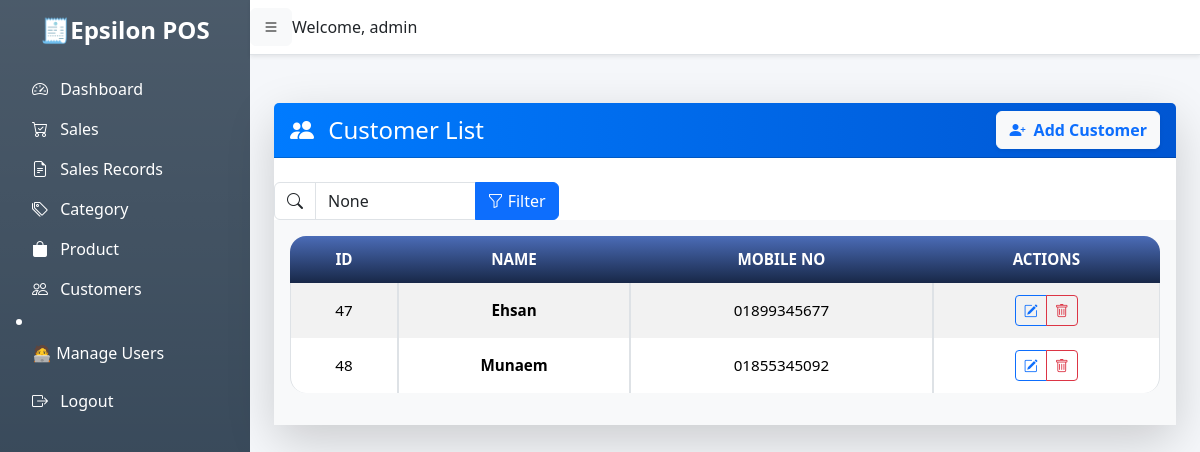
The page /customers/ (signed in) on the database its author committed.
### pos/models.py (models this page shows, shortened)
class Customer(models.Model):
    name = models.CharField(max_length=255)
    mobile_no = models.CharField(max_length=11, unique=True)
    created_at = models.DateTimeField(auto_now_add=True)
    updated_at = models.DateTimeField(auto_now=True)

### pos/views.py (the view)
# urls.py: path('customers/', views.customer_list, name='customer_list'),
@login_required
def customer_list(request):
    query = request.GET.get('q')
    if query:
        customers = Customer.objects.filter(name__icontains=query) | Customer.objects.filter(mobile_no__icontains=query)
    else:
        customers = Customer.objects.all()
    paginator = Paginator(customers, 10)  # 10 per page
    page_number = request.GET.get('page')
    page_obj = paginator.get_page(page_number)
    return render(request, 'pos/customer_list.html', {'page_obj': page_obj, 'query': query})

### pos/templates/pos/customer_list.html (shortened to what this page needs)
{% extends 'pos/base.html' %}
{% load static %}
{% block content %}
<div class="container mt-5">
    <div class="card shadow-lg border-0 rounded-4">
        <div class="card-header bg-gradient-primary text-white d-flex justify-content-between align-items-center flex-wrap">
            <h4 class="mb-0">
                <i class="bi bi-people-fill me-2"></i> Customer List
            </h4>
            <a href="{% url 'customer_add' %}" class="btn btn-light text-primary fw-semibold shadow-sm mt-2 mt-sm-0">
                <i class="bi bi-person-plus-fill me-1"></i> Add Customer
            </a>
        </div>
         <div class="row">
            <div class="col-lg-4">
                <form method="GET" class="mt-4">
                <div class="input-group">
                    <span class="input-group-text bg-white"><i class="bi bi-search"></i></span>
                    <input
                        type="text"
                        name="q"
                        class="form-control"
                        placeholder="Search by name or mobile number..."
                        value="{{ query }}"
                    >
                    <button class="btn btn-primary" type="submit">
                        <i class="bi bi-funnel"></i> Filter
                    </button>
                </div>
            </form>
            </div>
            <div class="col-lg-4"></div>
            <div class="col-lg-4"></div>
         </div>
        <div class="card-body bg-light">
            <div class="table-responsive">
                <table class="table table-striped table-bordered align-middle text-center table-hover table lu-table">
                    <thead class="text-uppercase">
                        <tr>
                            <th>ID</th>
                            <th>Name</th>
                            <th>Mobile No</th>
                            <th>Actions</th>
                        </tr>
                    </thead>
                    <tbody>
                        {% for customer in page_obj %}
                        <tr>
                            <td>{{ customer.id }}</td>
                            <td class="fw-semibold">{{ customer.name }}</td>
                            <td>{{ customer.mobile_no }}</td>
                            <td>
                                <div class="btn-group">
                                    <a href="{% url 'customer_edit' customer.id %}" class="btn btn-sm btn-outline-primary" title="Edit">
                                        <i class="bi bi-pencil-square"></i>
                                    </a>
                                    <a href="{% url 'customer_delete' customer.id %}" class="btn btn-sm btn-outline-danger" title="Delete"
                                       onclick="return confirm('Are you sure you want to delete this customer?');">
                                        <i class="bi bi-trash"></i>
                                    </a>
                                </div>
                            </td>
                        </tr>
                        {% endfor %}
                    </tbody>
                </table>
            </div>
        </div>
    </div>
</div>
{% endblock %}

### pos/templates/pos/base.html (shortened to what this page needs)
{% load static %}
<!DOCTYPE html>
<html lang="en">
<head>
    <link href="https://cdn.jsdelivr.net/npm/bootstrap@5.3.2/dist/css/bootstrap.min.css" rel="stylesheet">
    <link href="https://cdn.jsdelivr.net/npm/bootstrap-icons@1.10.5/font/bootstrap-icons.css" rel="stylesheet">
    <link rel="stylesheet" href="{% static 'css/style.css' %}">
</head>
<body>
<div class="d-flex" id="wrapper">
    <div class="bg-gradient sidebar text-white p-3" id="sidebar-wrapper">
        <div class="sidebar-heading text-center mb-4">
            <h4 class="fw-bold">🧾Epsilon POS</h4>
        </div>
        <div class="list-group list-group-flush">
            <a href="{% url 'index' %}" class="list-group-item list-group-item-action bg-transparent text-white">
                <i class="bi bi-speedometer2 me-2"></i> Dashboard
            </a>
               <a href="{% url 'sales' %}" class="list-group-item list-group-item-action bg-transparent text-white">
                <i class="bi bi-cart-check me-2"></i> Sales
             </a>
            <a href="{% url 'sales_record_list' %}" class="list-group-item list-group-item-action bg-transparent text-white">
                <i class="bi bi-file-earmark-text me-2"></i> Sales Records
             </a>
            <a href="{% url 'category_list' %}" class="list-group-item list-group-item-action bg-transparent text-white">
                <i class="bi bi-tags me-2"></i> Category
            </a>
            <a href="{% url 'product_list' %}" class="list-group-item list-group-item-action bg-transparent text-white">
                <i class="bi bi-bag-fill me-2"></i> Product
            </a>
            <a href="{% url 'customer_list' %}" class="list-group-item list-group-item-action bg-transparent text-white">
                <i class="bi bi-people me-2"></i> Customers
            </a>
            {% if user.is_superuser %}
            <li class="nav-item">
                <a class="list-group-item list-group-item-action bg-transparent text-white" href="{% url 'create_user' %}">🧑‍💻 Manage Users
                </a>
            </li>
            {% endif %}
            {% if user.is_authenticated %}
            <form method="post" action="{% url 'logout' %}" style="display:inline;">
                <button type="submit" class="btn btn-link list-group-item list-group-item-action bg-transparent text-white p-0 m-3">
                    <i class="bi bi-box-arrow-right me-2"></i> Logout
                </button>
                </form>
            {% else %}
                  <a href="#" class="list-group-item list-group-item-action bg-transparent text-white">
                <i class="bi bi-box-arrow-in-right me-2"></i> Login
            </a>
            {% endif %}
        </div>
    </div>
    <div id="page-content-wrapper" class="w-100">
        <nav class="navbar navbar-expand-lg navbar-light bg-white shadow-sm border-bottom">
            <button class="btn btn-light" id="menu-toggle"><i class="bi bi-list"></i></button>
            {% if user.is_authenticated %}
            <div class="mr-auto">Welcome, {{ user.username }}</div>
            {% endif %}
        </nav>
        <div class="container-fluid mt-4">
            {% block content %}{% endblock %}
        </div>
    </div>
</div>
</body>
</html>

### pos/static/css/style.css (style rules this page uses)
body { font-family: 'Segoe UI', sans-serif; background: #f5f7fa; }
#wrapper { display: flex; width: 100%; }
#sidebar-wrapper { min-width: 250px; max-width: 250px; min-height: 100vh; background: #2C3E50; color: #fff; }
#sidebar-wrapper .list-group-item { border: none; font-weight: 500; transition: 0.3s; background: transparent; color: #ECF0F1; }
#page-content-wrapper { flex: 1; }
.bg-gradient-primary { background-color: #1ABC9C; }
.lu-table { border-collapse: separate; border-spacing: 0; width: 100%; min-width: 700px; font-size: 0.95rem; transition: all 0.3s ease; }
.lu-table thead th { background: linear-gradient(180deg, #4b6cb7, #182848) !important; color: #fff; font-weight: 600; text-align: center; vertical-align: middle; border: none; padding: 12px; transition: all 0.3s ease; }
.lu-table tbody td { background: #fff; padding: 12px; text-align: center; vertical-align: middle; transition: all 0.3s ease; }
.lu-table thead tr:first-child th:first-child { border-top-left-radius: 1rem; }
.lu-table thead tr:first-child th:last-child { border-top-right-radius: 1rem; }
.lu-table tbody tr:last-child td:first-child { border-bottom-left-radius: 1rem; }
.lu-table tbody tr:last-child td:last-child { border-bottom-right-radius: 1rem; }

### pos/templates/pos/customer_list.html (style rules this page uses)
.bg-gradient-primary { background: linear-gradient(90deg, #007bff, #0056d2); }
.card { border-radius: 1.25rem; }
.table th { text-transform: uppercase; }

### rows shown on the page
Customer: id "47", name "Ehsan", mobile_no "01899345677"
Customer: id "48", name "Munaem", mobile_no "01855345092"

### other values the page prints
{{ user.username }} "admin"
